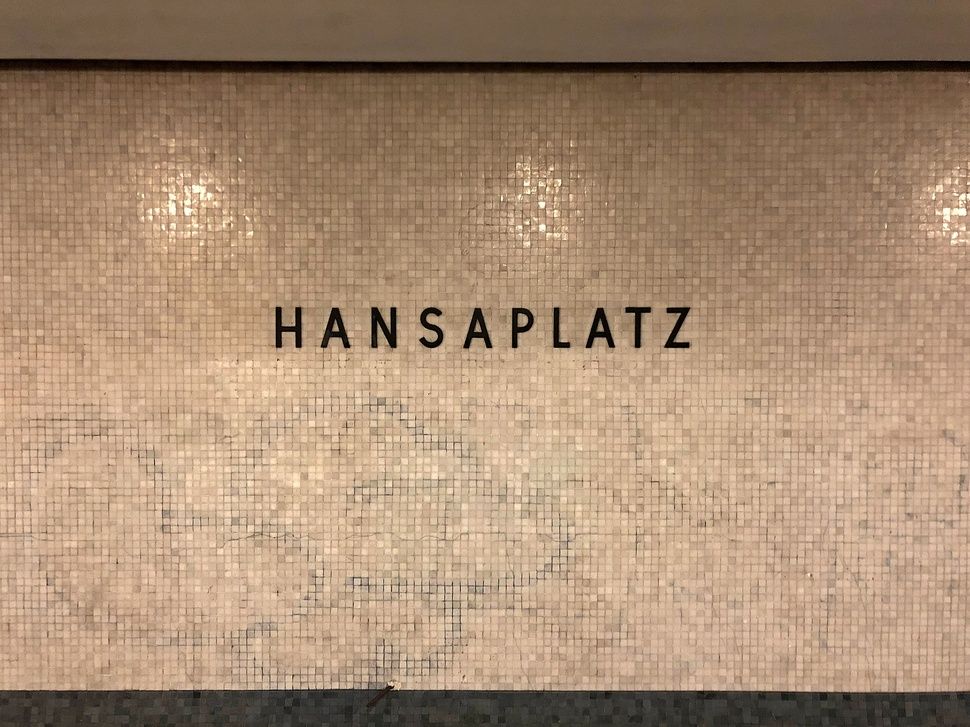
#> input picture images/hansaplatz.jpg, 970 x 727 px, shrunk from 2560 x 1920 before the run
$ python preprocess.py images/hansaplatz.jpg
#> lines starting #> are read from the running program, lines starting #| are printed output that depends on the picture; after the words box and inside, x2 and y2 are one past the last pixel; in counts of white or black regions, pixels touching at a corner belong together
from PIL import Image, ImageFilter, ImageOps, ImageDraw
import sys

# take filename passed from stdin
if len(sys.argv) < 2 or len(sys.argv) > 2:
    raise Exception("usage: preprocess.py [filename]")
infile = sys.argv[1]

# open and load passed file
with Image.open(infile) as img:
#> img is the input picture: PIL image 970x727 RGB; mean R, G, B 167.3, 139.5, 114
    img.load()

# grayscale
def grayscale(img):
    return img.convert("L")
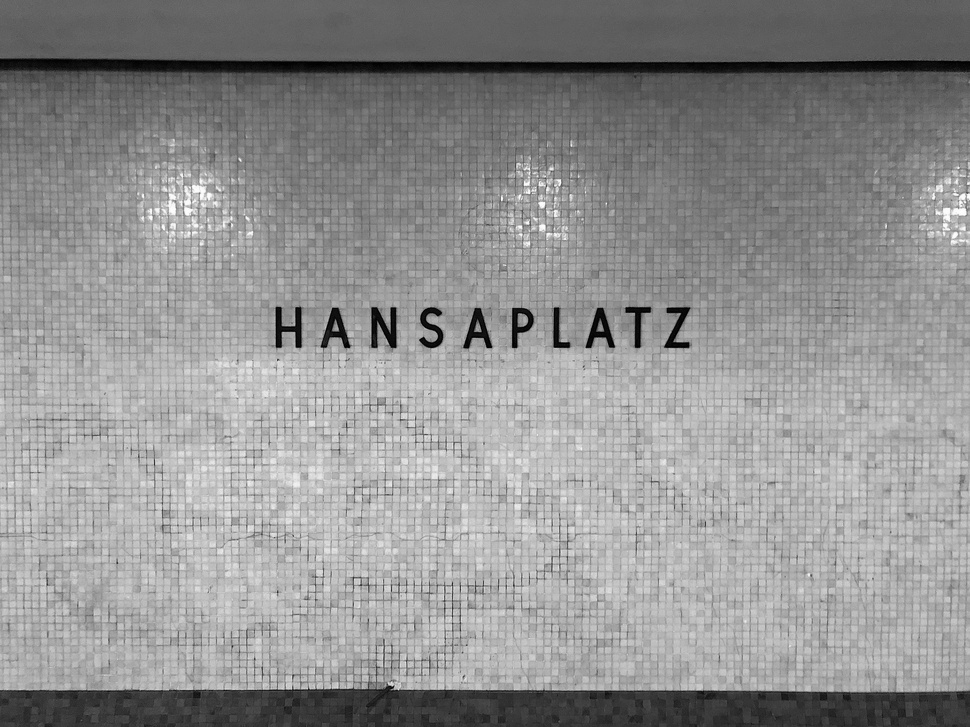
#> returned value: PIL image 970x727 L; min 0, max 254, mean 144.9

# edging
def edge(img):
    return img.filter(ImageFilter.FIND_EDGES)
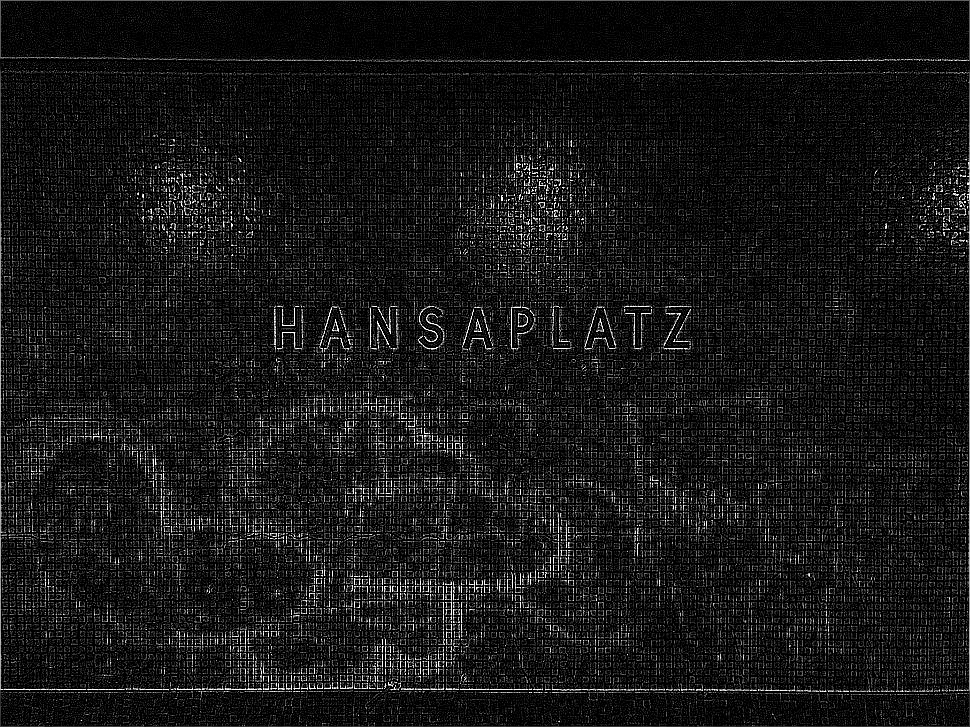
#> returned value: PIL image 970x727 L; min 0, max 255, mean 23.3

# thresholding
def threshold(img, thresh):
#> called with thresh = 100
    return img.point(lambda x: 255 if x > thresh else 0)
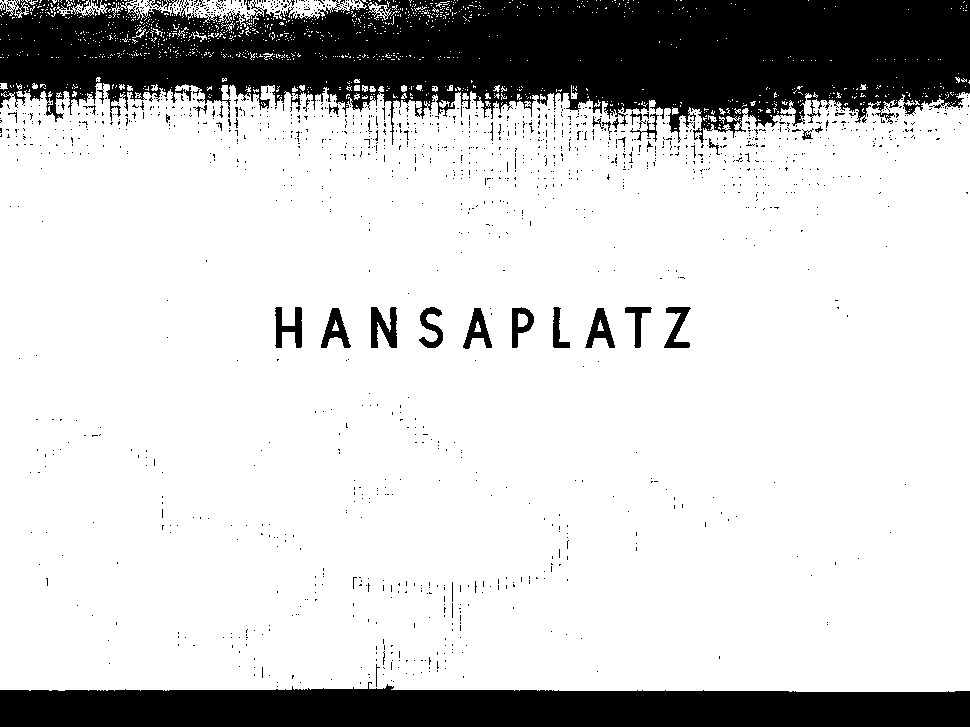
#> returned value: PIL image 970x727 L; 80.4% white; 1457 black regions (1421 under 20 px), largest, box (x1, y1, x2, y2) and area: (0, 0, 970, 145) 93281, (0, 682, 970, 727) 35427, (371, 307, 397, 348) 695

# invert
def invert(img):
    return ImageOps.invert(img)

# show loaded image
# img.show()

img_gray = grayscale(img)
# img_gray.show()

img_edge = edge(img_gray)
# img_edge.show()
# img_edge_enhance = img_edge.filter(ImageFilter.EDGE_ENHANCE)
# img_edge_enhance.show()
img_threshold = threshold(img_gray, 100)
# img_threshold.show()

img_threshold.show()

img_invert = invert(img_threshold)
img_invert.show()
